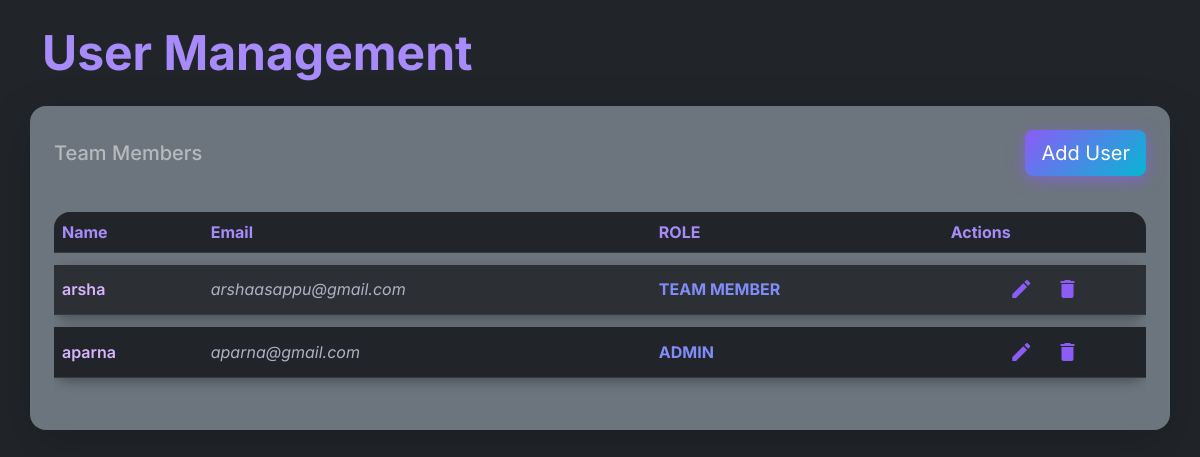
Page /admin_user_manage/ on the earlier database version.
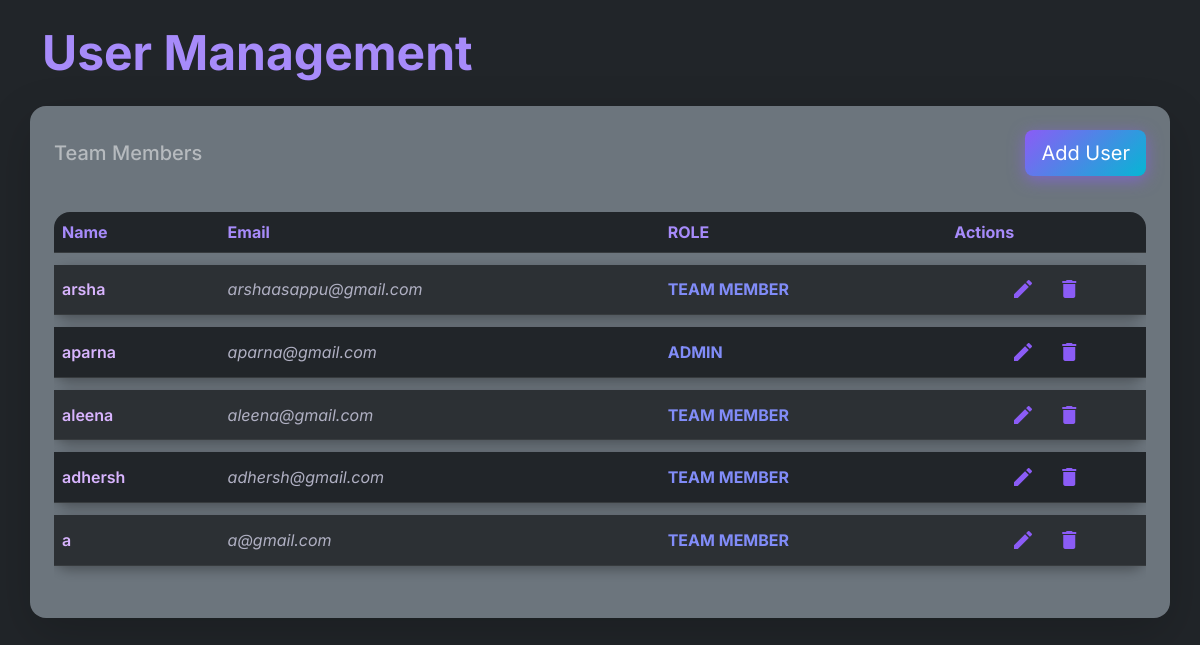
Same page on the later database version.
### taskflowapp/models.py (models this page shows, shortened)
class User(models.Model):
    full_name = models.CharField(max_length=100)
    email = models.EmailField(unique=True)
    password = models.CharField(max_length=128)
    role = models.CharField(max_length=20)
    profile_picture = models.ImageField(upload_to='profile_pics/', blank=True, null=True)  # ✅ Add this

### taskflowapp/views.py (the view, shortened to what this page needs)
# urls.py: path('admin_user_manage/',views.admin_user_manage,name='admin_user_manage_page'),
def admin_user_manage(request):
    users = User.objects.all()
    return render(request, 'admin_user_management_page.html', {'users': users})

### taskflowapp/templates/admin_user_management_page.html (shortened to what this page needs)
{% load static %}
<!DOCTYPE html>
<html lang="en">
<head>
  <link href="https://cdn.jsdelivr.net/npm/bootstrap@5.3.0/dist/css/bootstrap.min.css" rel="stylesheet" />
  <link rel="stylesheet" href="{% static 'CSS/ad_user_manage.css' %}" />
</head>
<body class="bg-dark text-light">
  <header class="container my-4">
    <h1 class="display-5 fw-bold text-purple">User Management</h1>
  </header>
  <main class="container bg-secondary rounded-4 p-4 shadow-lg">
    <div class="d-flex justify-content-between align-items-center mb-4 flex-wrap gap-3">
      <h2 class="h5 text-white-50 m-0">Team Members</h2>
      <button type="button" class="btn btn-gradient btn-lg" data-bs-toggle="modal" data-bs-target="#userModal" id="openAddUserBtn">
        Add User
      </button>
    </div>
    <div class="table-responsive">
      <table class="table table-dark table-striped align-middle rounded-3 user-table">
        <thead>
          <tr>
            <th class="text-purple">Name</th>
            <th class="text-purple">Email</th>
            <th class="text-purple text-uppercase">Role</th>
            <th class="text-purple">Actions</th>
          </tr>
        </thead>
        <tbody id="userTableBody">
          {% for user in users %}
          <tr>
            <td class="fw-semibold text-purple">{{ user.full_name }}</td>
            <td class="fst-italic text-white-50">{{ user.email }}</td>
            <td class="text-uppercase text-info fw-bold">{{ user.role }}</td>
            <td class="text-center">
              <button class="btn btn-icon btn-icon-edit me-2">
                <span class="material-icons">edit</span>
              </button>
              <button class="btn btn-icon btn-icon-delete">
                <span class="material-icons">delete</span>
              </button>
            </td>
          </tr>
          {% endfor %}
        </tbody>
      </table>
    </div>
  </main>
</body>
</html>

Differences in the rows shown:
added User: full_name "aleena", email "aleena@gmail.com", role "TEAM MEMBER"
added User: full_name "adhersh", email "adhersh@gmail.com", role "TEAM MEMBER"
added User: full_name "a", email "a@gmail.com", role "TEAM MEMBER"
